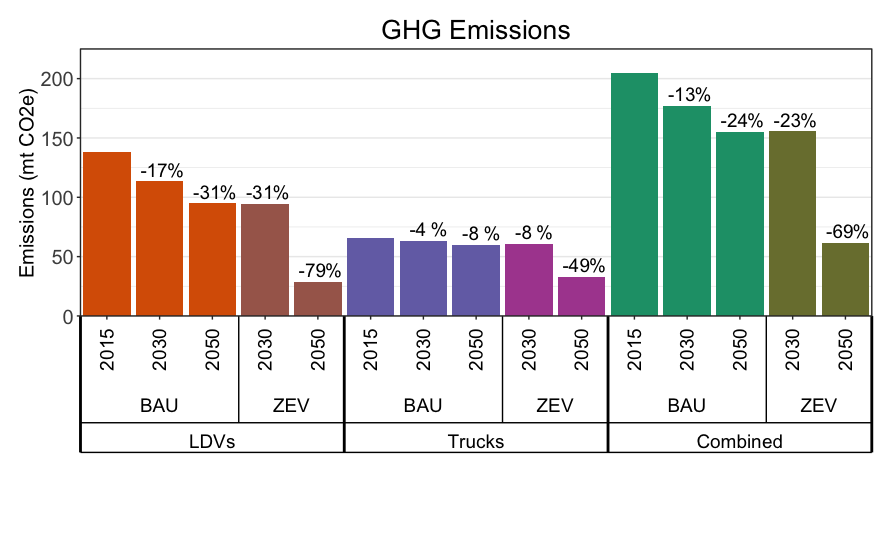

Write the R code that produced this figure.
setwd("/Users/mkumari/Downloads")
library(ggplot2)
library(gridExtra)
library(reshape2)
library(scales)
library(zoom)
library(cowplot)
library(ggplot2)
library(dplyr)
library(ggpubr)
library(forcats)
# Generalized Cost
df <- read.csv("MK_FromMarshall - GHGEmission-3.csv", header = TRUE)

df_1clean <- select(df, -Change.in.Emission,  -Year, -Scenario)
df_1Melted <- melt(df_1clean, id.var = c("Melt", "Color"))
colourCount = length(unique(df_1clean$Melt))
df_1clean %>% 
  dplyr::mutate(Melt = factor(Melt, 
                                    levels = c("LDVsBAU2015",
                                               "LDVsBAU2030",
                                               "LDVsBAU2050",
                                               "LDVsZEV2030",
                                               "LDVsZEV2050",
                                               "TrucksBAU2015",
                                               "TrucksBAU2030",
                                               "TrucksBAU2050",
                                               "TrucksZEV2030",
                                               "TrucksZEV2050",
                                               "LDVs+TrucksBAU2015",
                                               "LDVs+TrucksBAU2030",
                                               "LDVs+TrucksBAU2050",
                                               "LDVs+TrucksZEV2030",
                                               "LDVs+TrucksZEV2050"))) %>% 
ggplot( aes(x = Melt ,y = df_1clean$X.ktCO2e. / 1000, fill=Color)) + 
  #ylim(0,800)+
  geom_bar(position="dodge", stat="identity") + 
  scale_fill_manual(values = colorRampPalette(brewer.pal(8, "Dark2"))(colourCount))+
  annotate(geom = "text", x = seq_len(nrow(df)) ,
           y = -10, label = c(2015,2030,2050,2030,2050,2015,2030,2050,2030,2050,2015,2030,2050,2030,2050),
           size = 5, angle=90, hjust=1) +
  annotate(geom = "text", x = c(2,4.5,7,9.5,12,14.5), y = -75, label = c("BAU", "ZEV","BAU", "ZEV","BAU", "ZEV"), size = 5) +
  annotate(geom = "text", x = c(3,8,13), y = -105, label = c("LDVs", "Trucks", "Combined"), size = 5) +
  annotate("segment", x = 0.5, xend = 0.5, y = -115, yend = 0,size=1)+
  annotate("segment", x = 3.5, xend = 3.5, y = -90, yend = 0)+
  annotate("segment", x = 5.5, xend = 5.5, y = -115, yend = 0,size=1)+
  annotate("segment", x =8.5, xend = 8.5, y = -90, yend = 0)+
  annotate("segment", x = 10.5, xend = 10.5, y = -115, yend = 0,size=1)+
  annotate("segment", x =13.5, xend = 13.5, y = -90, yend = 0)+
  annotate("segment", x = 15.5, xend = 15.5, y = -115, yend = 0,size=1)+
  annotate("segment", x = 0.5, xend = 15.5, y = -115, yend = -115)+
  annotate("segment", x = 0.5, xend = 15.5, y = -90, yend = -90)+
  annotate(geom = "text", x = seq_len(nrow(df))-0.1, y = (df_1clean$X.ktCO2e./1000) + 10, 
           label = as.integer(df$Change.in.Emission*100), size = 5) +
  annotate(geom = "text", x = seq_len(nrow(df))+0.3,y = (df_1clean$X.ktCO2e./1000) + 10, 
           label = rep(c("","%","%","%","%"), times=3) , size = 5) +
  labs(title = "GHG Emissions", y="Emissions (mt CO2e)") + 
  coord_cartesian(ylim = c(0, 225), expand = FALSE, clip = "off") +
  theme_bw()+ 
  theme( plot.margin = unit(c(1, 1, 12, 1), "lines"),plot.title = element_text(size=20,hjust=0.5),
         axis.title.x = element_blank(),axis.title.y = element_text(size=15),axis.text.y = element_text(size=15),
         axis.text.x = element_blank(),
         panel.grid.major.x = element_blank(),
         panel.grid.minor.x = element_blank(), legend.position = "none")
